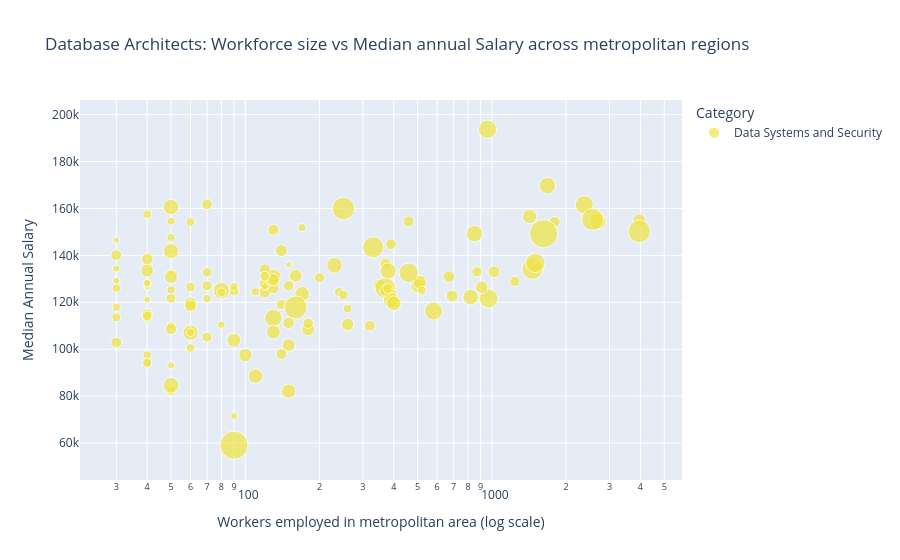

Notebook code cell kept with this figure:
### Code cell
figure_scatter['Database Architects'].show()

### Figure 1 — Plotly figure (JSON) as saved in the notebook; plotly's stock layout.template omitted (floating-point values rounded to 4 significant figures)
{"data": [{"customdata": [[0.91], [0.78], [0.83], [0.65], [0.47], [1.5], [0.54], [2.13], [0.33], [1.75], [0.26], [0.76], [0.23], [1.52], [0.44], [0.92], [3.25], [0.7], [0.31], [1.02], [0.81], [2.82], [1.73], [0.35], [5.1], [0.7], [1.17], [0.89], [1.42], [1.51], [1.08], [0.88], [1.2], [1.72], [0.53], [2.39], [1.55], [0.93], [2.79], [0.4], [1.94], [0.53], [0.66], [0.75], [1.06], [1.08], [0.99], [0.52], [0.7], [0.66], [1.53], [0.74], [0.43], [0.67], [1.57], [2.28], [0.42], [0.44], [1.14], [0.55], [1.34], [1.24], [0.47], [0.74], [1.01], [0.8], [0.45], [0.48], [0.36], [0.88], [0.59], [1.06], [0.7], [3.38], [2.42], [0.49], [0.51], [0.35], [0.92], [1.01], [0.93], [0.77], [2.85], [2.09], [0.48], [1.52], [0.23], [0.71], [0.6], [0.41], [1.57], [0.61], [5.11], [0.86], [0.76], [1.75], [2.13], [0.32], [0.5], [0.66], [3.12], [0.89], [0.59], [1.33], [0.49], [0.43], [0.69], [0.35], [0.72], [0.34], [0.84], [0.27], [1.37], [3.25], [0.84], [1.23], [0.54], [1.31], [0.8], [1.11], [1.7], [0.79], [0.45], [0.61], [1.05], [0.37], [0.41], [0.6]], "hovertemplate": "<b>%{hovertext}</b><br><br>Category=Data Systems and Security<br>Workers employed in metropolitan area (log scale)=%{x}<br>Median Annual Salary=%{y}<br>Location quotient=%{customdata[0]}<extra></extra>", "hovertext": ["Akron, OH", "Albany-Schenectady-Troy, NY", "Albuquerque, NM", "Allentown-Bethlehem-Easton, PA-NJ", "Anchorage, AK", "Ann Arbor, MI", "Asheville, NC", "Atlanta-Sandy Springs-Roswell, GA", "Augusta-Richmond County, GA-SC", "Austin-Round Rock, TX", "Bakersfield, CA", "Baltimore-Columbia-Towson, MD", "Baton Rouge, LA", "Bend-Redmond, OR", "Birmingham-Hoover, AL", "Boise City, ID", "Boulder, CO", "Buffalo-Cheektowaga-Niagara Falls, NY", "Cape Coral-Fort Myers, FL", "Cedar Rapids, IA", "Charleston-North Charleston, SC", "Charlotte-Concord-Gastonia, NC-SC", "Charlottesville, VA", "Chattanooga, TN-GA", "Cheyenne, WY", "Chicago-Naperville-Elgin, IL-IN-WI", "Cincinnati, OH-KY-IN", "Cleveland-Elyria, OH", "Colorado Springs, CO", "Columbia, MO", "Columbia, SC", "Columbus, GA-AL", "Columbus, OH", "Dallas-Fort Worth-Arlington, TX", "Dayton, OH", "Denver-Aurora-Lakewood, CO", "Des Moines-West Des Moines, IA", "Detroit-Warren-Dearborn, MI", "Durham-Chapel Hill, NC", "El Paso, TX", "Fort Collins, CO", "Fort Wayne, IN", "Grand Rapids-Wyoming, MI", "Greeley, CO", "Greensboro-High Point, NC", "Greenville-Anderson-Mauldin, SC", "Harrisburg-Carlisle, PA", "Hickory-Lenoir-Morganton, NC", "Houston-The Woodlands-Sugar Land, TX", "Huntsville, AL", "Idaho Falls, ID", "Indianapolis-Carmel-Anderson, IN", "Jackson, MS", "Jacksonville, FL", "Jefferson City, MO", "Kansas City, MO-KS", "Knoxville, TN", "Lancaster, PA", "Lansing-East Lansing, MI", "Las Vegas-Henderson-Paradise, NV", "Lexington-Fayette, KY", "Lincoln, NE", "Little Rock-North Little Rock-Conway, AR", "Los Angeles-Long Beach-Anaheim, CA", "Louisville/Jefferson County, KY-IN", "Madison, WI", "Memphis, TN-MS-AR", "Miami-Fort Lauderdale-West Palm Beach, FL", "Milwaukee-Waukesha-West Allis, WI", "Minneapolis-St. Paul-Bloomington, MN-WI", "Nashville-Davidson--Murfreesboro--Franklin, TN", "New York-Newark-Jersey City, NY-NJ-PA", "Oklahoma City, OK", "Olympia-Tumwater, WA", "Omaha-Council Bluffs, NE-IA", "Orlando-Kissimmee-Sanford, FL", "Oxnard-Thousand Oaks-Ventura, CA", "Palm Bay-Melbourne-Titusville, FL", "Philadelphia-Camden-Wilmington, PA-NJ-DE-MD", "Phoenix-Mesa-Scottsdale, AZ", "Pittsburgh, PA", "Portland-Vancouver-Hillsboro, OR-WA", "Provo-Orem, UT", "Raleigh, NC", "Reno, NV", "Richmond, VA", "Riverside-San Bernardino-Ontario, CA", "Roanoke, VA", "Rochester, NY", "Sacramento--Roseville--Arden-Arcade, CA", "St. Louis, MO-IL", "Salem, OR", "Salt Lake City, UT", "San Antonio-New Braunfels, TX", "San Diego-Carlsbad, CA", "San Francisco-Oakland-Hayward, CA", "San Jose-Sunnyvale-Santa Clara, CA", "San Juan-Carolina-Caguas, PR", "Santa Maria-Santa Barbara, CA", "Scranton--Wilkes-Barre--Hazleton, PA", "Seattle-Tacoma-Bellevue, WA", "Spartanburg, SC", "Spokane-Spokane Valley, WA", "Springfield, MO", "Syracuse, NY", "Tallahassee, FL", "Tampa-St. Petersburg-Clearwater, FL", "Toledo, OH", "Trenton, NJ", "Tucson, AZ", "Tulsa, OK", "Urban Honolulu, HI", "Virginia Beach-Norfolk-Newport News, VA-NC", "Washington-Arlington-Alexandria, DC-VA-MD-WV", "Wilmington, NC", "Winston-Salem, NC", "York-Hanover, PA", "Boston-Cambridge-Nashua, MA-NH", "Bridgeport-Stamford-Norwalk, CT", "Burlington-South Burlington, VT", "Hartford-West Hartford-East Hartford, CT", "Manchester, NH", "New Haven, CT", "Portland-South Portland, ME", "Portsmouth, NH-ME", "Providence-Warwick, RI-MA", "Springfield, MA-CT", "Worcester, MA-CT"], "legendgroup": "Data Systems and Security", "marker": {"color": "#F0E442", "size": [0.91, 0.78, 0.83, 0.65, 0.47, 1.5, 0.54, 2.13, 0.33, 1.75, 0.26, 0.76, 0.23, 1.52, 0.44, 0.92, 3.25, 0.7, 0.31, 1.02, 0.81, 2.82, 1.73, 0.35, 5.1, 0.7, 1.17, 0.89, 1.42, 1.51, 1.08, 0.88, 1.2, 1.72, 0.53, 2.39, 1.55, 0.93, 2.79, 0.4, 1.94, 0.53, 0.66, 0.75, 1.06, 1.08, 0.99, 0.52, 0.7, 0.66, 1.53, 0.74, 0.43, 0.67, 1.57, 2.28, 0.42, 0.44, 1.14, 0.55, 1.34, 1.24, 0.47, 0.74, 1.01, 0.8, 0.45, 0.48, 0.36, 0.88, 0.59, 1.06, 0.7, 3.38, 2.42, 0.49, 0.51, 0.35, 0.92, 1.01, 0.93, 0.77, 2.85, 2.09, 0.48, 1.52, 0.23, 0.71, 0.6, 0.41, 1.57, 0.61, 5.11, 0.86, 0.76, 1.75, 2.13, 0.32, 0.5, 0.66, 3.12, 0.89, 0.59, 1.33, 0.49, 0.43, 0.69, 0.35, 0.72, 0.34, 0.84, 0.27, 1.37, 3.25, 0.84, 1.23, 0.54, 1.31, 0.8, 1.11, 1.7, 0.79, 0.45, 0.61, 1.05, 0.37, 0.41, 0.6], "sizemode": "area", "sizeref": 0.01278, "symbol": "circle"}, "mode": "markers", "name": "Data Systems and Security", "orientation": "v", "showlegend": true, "type": "scatter", "x": [120, 140, 130, 90, 30, 130, 40, 2370, 30, 850, 30, 390, 40, 50, 90, 140, 250, 150, 40, 60, 120, 1460, 80, 40, 90, 1240, 500, 350, 170, 60, 160, 40, 510, 2690, 80, 1500, 230, 690, 370, 50, 130, 50, 140, 30, 150, 180, 130, 30, 870, 70, 50, 320, 40, 200, 50, 970, 70, 40, 100, 240, 150, 90, 60, 1800, 260, 120, 110, 520, 120, 670, 250, 3960, 180, 160, 460, 260, 60, 30, 1020, 910, 390, 370, 330, 580, 50, 390, 150, 40, 120, 170, 820, 40, 1620, 370, 460, 1680, 960, 90, 40, 70, 2560, 60, 60, 110, 60, 30, 380, 40, 70, 50, 150, 50, 400, 3960, 50, 130, 40, 1420, 130, 50, 380, 30, 50, 50, 40, 80, 50, 70], "xaxis": "x", "y": [124380, 97970, 126000, 124860, 126070, 130900, 93850, 161560, 129190, 149250, 146480, 144740, 126560, 141790, 126630, 142070, 160000, 127080, 121190, 119510, 127900, 134240, 125010, 112990, 59080, 128940, 126930, 127370, 123540, 107050, 131340, 138410, 128580, 154590, 124230, 136760, 135770, 122700, 126060, 110240, 113310, 82220, 119100, 102870, 101770, 108430, 129610, 113620, 133020, 127050, 160660, 109990, 97610, 130470, 84620, 121640, 121580, 128230, 97490, 124380, 82090, 103810, 107180, 154280, 110520, 134020, 124470, 125010, 126720, 130990, 123050, 155000, 111070, 117790, 132580, 117280, 154220, 134380, 132990, 126420, 123300, 136610, 143430, 116240, 125220, 120980, 136030, 115020, 131160, 151840, 122240, 114190, 149200, 125020, 154480, 169750, 193780, 71530, 157480, 105170, 155290, 118470, 126570, 88500, 100510, 117900, 125870, 128180, 161700, 93140, 111230, 133040, 119610, 150240, 108660, 107330, 94310, 156560, 150900, 130850, 133340, 140080, 147660, 121670, 133500, 110480, 154590, 132770], "yaxis": "y"}], "layout": {"autosize": true, "legend": {"itemsizing": "constant", "title": {"text": "Category"}, "tracegroupgap": 0}, "title": {"text": "Database Architects: Workforce size vs Median annual Salary across metropolitan regions"}, "xaxis": {"anchor": "y", "autorange": true, "domain": [0, 1], "range": [1.337, 3.758], "title": {"text": "Workers employed in metropolitan area (log scale)"}, "type": "log"}, "yaxis": {"anchor": "x", "autorange": true, "domain": [0, 1], "range": [46340.0, 204800.0], "title": {"text": "Median Annual Salary"}, "type": "linear"}}}
